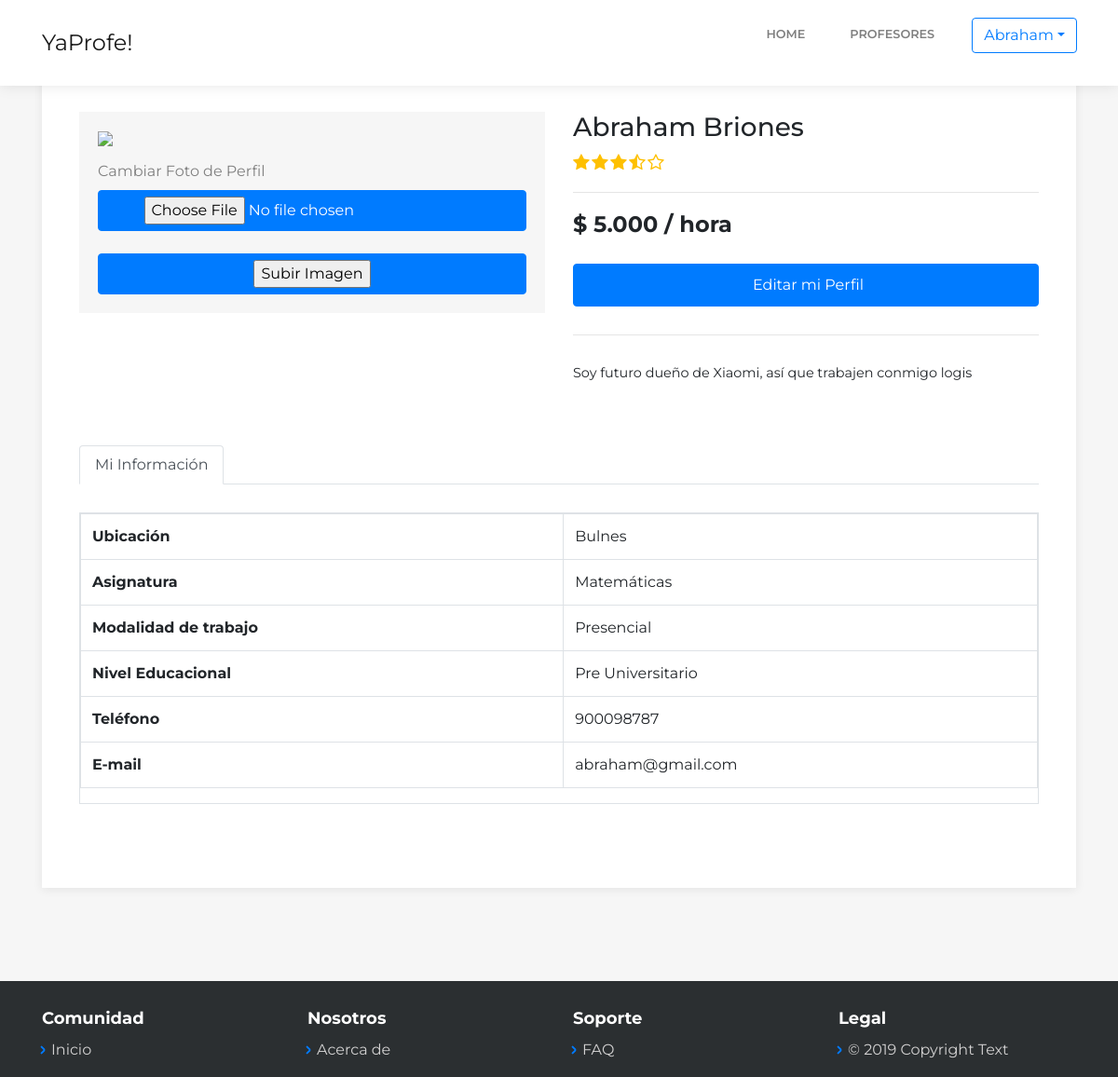
The page /my-perfil.php (signed in) on the database as committed earlier.
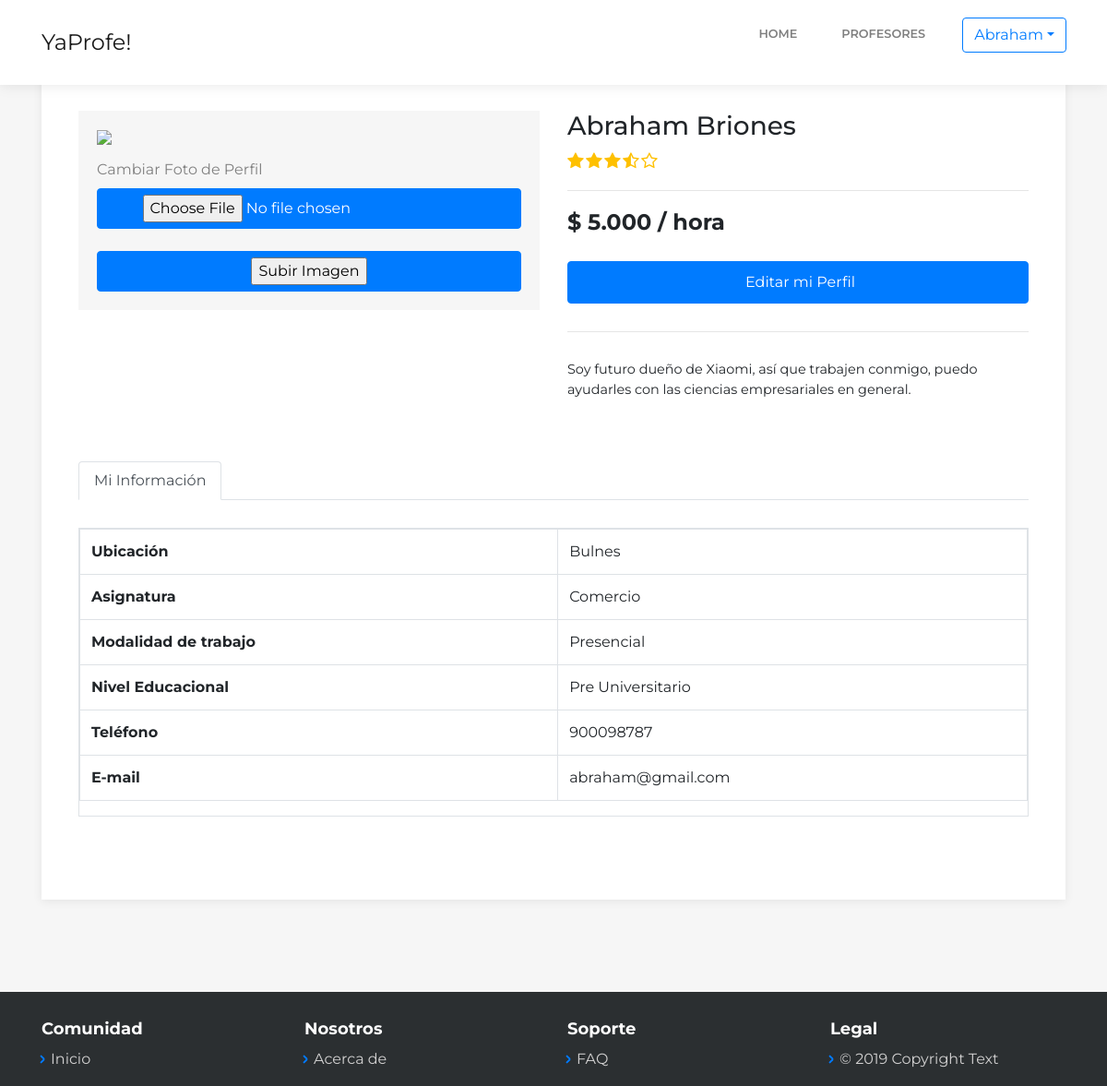
The same page on the database as committed later.
### tables this page shows
CREATE TABLE `asignatura` (
  `id` int(11) NOT NULL,
  `name` varchar(60) DEFAULT NULL
);

CREATE TABLE `modalidad` (
  `id` int(11) NOT NULL,
  `name` varchar(20) DEFAULT NULL
);

CREATE TABLE `niveleducacional` (
  `id` int(11) NOT NULL,
  `name` varchar(60) DEFAULT NULL
);

### my-perfil.php (the view, shortened to what this page needs)
<?php
include 'conexion.php';
$conexion = mysqli_connect($dbhost, $dbuser, $dbpass, $dbname);
?>
<!DOCTYPE html>
<html>
<head>
    <link rel="stylesheet" href="assets/bootstrap/css/bootstrap.min.css">
    <link rel="stylesheet" href="assets/fonts/simple-line-icons.min.css">
    <link rel="stylesheet" href="https://cdnjs.cloudflare.com/ajax/libs/baguettebox.js/1.10.0/baguetteBox.min.css">
    <link rel="stylesheet" href="assets/css/smoothproducts.css">
</head>
<body>
    <nav class="navbar navbar-light navbar-expand-lg fixed-top bg-white clean-navbar">
        <?php if(isset($_SESSION['loggedin'])): ?>
        <div class="container"><a class="navbar-brand logo" href="index.php">YaProfe!</a>
            <div class="collapse navbar-collapse"
                id="navcol-1">
                <ul class="nav navbar-nav ml-auto">
                    <li class="nav-item" role="presentation"><a class="nav-link" href="index.php">Home</a></li>
                    <li class="nav-item" role="presentation"><a class="nav-link" href="profesores.php">Profesores</a></li>
                    <li>
                    <div class="input-group mb-3">
                        <div class="input-group-prepend">
                            <button class="btn btn-outline-primary dropdown-toggle" type="button" data-toggle="dropdown" aria-haspopup="true" aria-expanded="false"><?php echo $_SESSION['name']; ?></button>
                        </div></li>
                    </div>
            </div>
        <?php endif; ?>
    </nav>
    <main class="page product-page">
        <section class="clean-block clean-product dark">
            <div class="container">
                <div class="block-content">
                    <div class="product-info">
                        <div class="row">
                            <div class="col-md-6">
                                <div class="gallery">
                                    <div class="sp-wrap"><a href="images/<?php echo $_SESSION['id']; ?>"><img class="img-fluid d-block mx-auto" src="images/<?php echo $_SESSION['id']; ?>"></a></div>
                                    <form action="subir-foto.php" method="POST" enctype="multipart/form-data">
                                        <label>Cambiar Foto de Perfil</label>
                                        <span class="btn btn-primary btn-file">
                                            <input type="file" name="imagen">
                                        </span>
                                        <br>
                                        <br>
                                        <span class="btn btn-primary btn-file">
                                            <input type="submit" name="subir" value="Subir Imagen"/>
                                        </span>
                                    </form>
                                </div>
                            </div>
                            <div class="col-md-6">
                                <div class="info">
                                    <h3><?php echo $_SESSION['name']; ?> <?php echo $_SESSION['lastname']; ?> </h3>
                                    <div class="rating"><img src="assets/img/star.svg"><img src="assets/img/star.svg"><img src="assets/img/star.svg"><img src="assets/img/star-half-empty.svg"><img src="assets/img/star-empty.svg"></div>
                                    <div class="price">
                                        <h3>$ <?php echo number_format($_SESSION['precio'],0,'.','.'); ?> / hora</h3>
                                    </div><a href='edit-perfil.php'><button class="btn btn-primary" type="button"><i class="icon-edit"></i>Editar mi Perfil</button></a>
                                    <div class="summary">
                                        <p><?php echo $_SESSION['descripcion']; ?></p>
                                    </div>
                                </div>
                            </div>
                        </div>
                    </div>
                    <div class="product-info">
                        <div>
                            <ul class="nav nav-tabs" id="myTab">
                                <li class="nav-item"><a class="nav-link active">Mi Información</a></li>
                            </ul>
                            <div class="tab-content" id="myTabContent">
                                <div class="tab-pane fade show active specifications" role="tabpanel" id="specifications">
                                    <div class="table-responsive table-bordered">
                                        <table class="table table-bordered">
                                            <?php
                                                $consulta = $_SESSION['telefono'];
                                                if($consulta == '' ):
                                            ?>
                                            <tbody>
                                                <tr>
                                                    <td class="stat">Ubicación</td>
                                                    <td><?php echo $_SESSION['ciudad']; ?></td>
                                                </tr>
                                                <tr>
                                                    <td class="stat">Asignatura</td>
                                                    <td> </td>
                                                </tr>
                                                <tr>
                                                    <td class="stat">Modalidad de trabajo</td>
                                                    <td> </td>
                                                </tr>
                                                <tr>
                                                    <td class="stat">Nivel Educacional</td>
                                                    <td> </td>
                                                </tr>
                                                <tr>
                                                    <td class="stat">Teléfono</td>
                                                    <td><?php echo $_SESSION['telefono']; ?></td>
                                                </tr>
                                                <tr>
                                                    <td class="stat">E-mail</td>
                                                    <td><?php echo $_SESSION['email']; ?></td>
                                                </tr>
                                            </tbody>
                                            <?php else: ?>
                                                <tbody>
                                                <tr>
                                                    <td class="stat">Ubicación</td>
                                                    <td><?php echo $_SESSION['ciudad']; ?></td>
                                                </tr>
                                                <?php
                                                    $id_asig = $_SESSION['id_asignatura'];
                                                    $query = "SELECT * FROM asignatura WHERE id=$id_asig";
                                                    $resultado = $conexion->query($query);
                                                    while ($row=$resultado->fetch_assoc()) {
                                                ?>
                                                <tr>
                                                    <td class="stat">Asignatura</td>
                                                    <td><?php echo $row['name'];?></td>
                                                </tr>
                                                <?php
                                                    }
                                                ?>
                                                <?php
                                                    $id_mod = $_SESSION['id_modalidad'];
                                                    $query = "SELECT * FROM modalidad WHERE id=$id_mod";
                                                    $resultado = $conexion->query($query);
                                                    while ($row=$resultado->fetch_assoc()) {
                                                ?>
                                                <tr>
                                                    <td class="stat">Modalidad de trabajo</td>
                                                    <td><?php echo $row['name'];?></td>
                                                </tr>
                                                <?php
                                                    }
                                                ?>
                                                <?php
                                                    $id_niv = $_SESSION['id_niveleducacional'];
                                                    $query = "SELECT * FROM niveleducacional WHERE id=$id_niv";
                                                    $resultado = $conexion->query($query);
                                                    while ($row=$resultado->fetch_assoc()) {
                                                ?>
                                                <tr>
                                                    <td class="stat">Nivel Educacional</td>
                                                    <td><?php echo $row['name'];?></td>
                                                </tr>
                                                <?php
                                                    }
                                                ?>
                                                <tr>
                                                    <td class="stat">Teléfono</td>
                                                    <td><?php echo $_SESSION['telefono']; ?></td>
                                                </tr>
                                                <tr>
                                                    <td class="stat">E-mail</td>
                                                    <td><?php echo $_SESSION['email']; ?></td>
                                                </tr>
                                            </tbody>
                                            <?php endif; ?>
                                        </table>
                                    </div>
                                </div>
                            </div>
                        </div>
                    </div>
                </div>
            </div>
        </section>
    </main>
    <footer class="page-footer dark">
        <div class="container">
            <div class="row">
                <div class="col-sm-3">
                    <h5>Comunidad</h5>
                    <ul>
                        <li><a href="#">Inicio</a></li>
                    </ul>
                </div>
                <div class="col-sm-3">
                    <h5>Nosotros</h5>
                    <ul>
                        <li><a href="#">Acerca de</a></li>
                    </ul>
                </div>
                <div class="col-sm-3">
                    <h5>Soporte</h5>
                    <ul>
                        <li><a href="#">FAQ</a></li>
                    </ul>
                </div>
                <div class="col-sm-3">
                    <h5>Legal</h5>
                    <ul>
                        <li><a href="#">© 2019 Copyright Text</a></li>
                    </ul>
                </div>
            </div>
        </div>
    </footer>
</body>
</html>

### assets/css/smoothproducts.css (style rules this page uses)
html, body { height: 100%; width: 100%; }
.sp-wrap { display: none; line-height: 0; font-size: 0; background: #eee; border: 5px solid #eee; border-radius: 3px; position: relative; margin: 0 25px 15px 0; float: left; max-width: 300px; }
.sp-large a img { max-width: 100%; height: auto; }
.sp-large a { display: block; }

Rows that differ between the two databases and show on the page:
no longer on this page (row unchanged): asignatura: name "Matemáticas"
added asignatura: name "Comercio"
Other text that changed with them:
$_SESSION['descripcion']: "Soy futuro dueño de Xiaomi, así­ que trabajen conmigo logis" → "Soy futuro dueño de Xiaomi, así­ que trabajen conmigo, puedo ayudarles con las ciencias empresariales en general."
